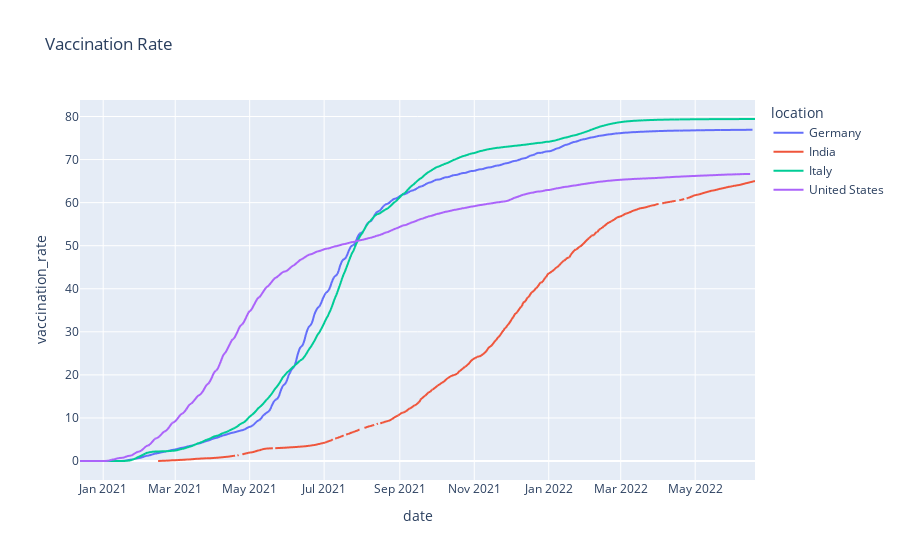

Notebook code for this chart:
### Code cell
fig = px.line(df_my_list, x='date', y="vaccination_rate", color='location', title='Vaccination Rate')
fig.show()

### Figure 1 — Plotly figure (JSON) as saved in the notebook; plotly's stock layout.template omitted (floating-point values rounded to 4 significant figures; data arrays with more than 128 entries replaced by an {"elided": "..."} marker saying what was removed)
{"data": [{"hovertemplate": "location=Germany<br>date=%{x}<br>vaccination_rate=%{y}<extra></extra>", "legendgroup": "Germany", "line": {"color": "#636efa", "dash": "solid"}, "marker": {"symbol": "circle"}, "mode": "lines", "name": "Germany", "showlegend": true, "type": "scattergl", "x": {"elided": "554 str values"}, "xaxis": "x", "y": {"elided": "554 float values"}, "yaxis": "y"}, {"hovertemplate": "location=India<br>date=%{x}<br>vaccination_rate=%{y}<extra></extra>", "legendgroup": "India", "line": {"color": "#EF553B", "dash": "solid"}, "marker": {"symbol": "circle"}, "mode": "lines", "name": "India", "showlegend": true, "type": "scattergl", "x": {"elided": "554 str values"}, "xaxis": "x", "y": {"elided": "554 float values"}, "yaxis": "y"}, {"hovertemplate": "location=Italy<br>date=%{x}<br>vaccination_rate=%{y}<extra></extra>", "legendgroup": "Italy", "line": {"color": "#00cc96", "dash": "solid"}, "marker": {"symbol": "circle"}, "mode": "lines", "name": "Italy", "showlegend": true, "type": "scattergl", "x": {"elided": "554 str values"}, "xaxis": "x", "y": {"elided": "554 float values"}, "yaxis": "y"}, {"hovertemplate": "location=United States<br>date=%{x}<br>vaccination_rate=%{y}<extra></extra>", "legendgroup": "United States", "line": {"color": "#ab63fa", "dash": "solid"}, "marker": {"symbol": "circle"}, "mode": "lines", "name": "United States", "showlegend": true, "type": "scattergl", "x": {"elided": "554 str values"}, "xaxis": "x", "y": {"elided": "554 float values"}, "yaxis": "y"}], "layout": {"legend": {"title": {"text": "location"}, "tracegroupgap": 0}, "title": {"text": "Vaccination Rate"}, "xaxis": {"anchor": "y", "domain": [0, 1], "title": {"text": "date"}}, "yaxis": {"anchor": "x", "domain": [0, 1], "title": {"text": "vaccination_rate"}}}}
